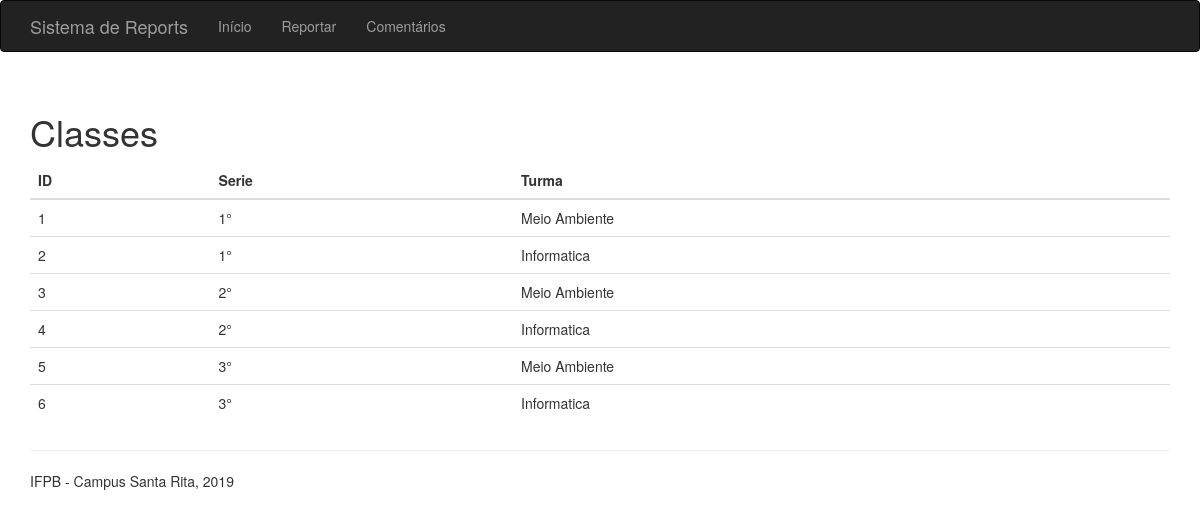
The page / on the database its author committed.
### app.py (models this page shows, shortened)
class Classe(db.Model):
    __tablename__ = 'classes'
    id = db.Column(db.Integer, primary_key=True)
    turma = db.Column(db.String(128), index=True)
    serie = db.Column(db.String(128), index=True)

### app.py (the view)
@app.route("/", methods = ['GET'])
def exibir ():
    return render_template('index.html', classes=Classe.query.all())

### templates/index.html (shortened to what this page needs)
{% extends "base.html" %}
{% import "bootstrap/wtf.html" as wtf %}
{% block page_content %}
<div class="page-header">
    <h1>Classes</h1>
    <table class="table">
      <thead>
        <tr>
          <th scope="col">ID</th>
          <th scope="col">Serie</th>
          <th scope="col">Turma</th>
        </tr>
      </thead>
      <tbody>
          {% for classe in classes %}
            <tr>
              <td>{{ classe.id }}</td>
              <td>{{ classe.serie }}</td>
              <td>{{ classe.turma }}</td>
            </tr>
          {% endfor %}
      </tbody>
    </table>
</div>
{% endblock %}

### rows shown on the page
Classe: id "1", serie "1°", turma "Meio Ambiente"
Classe: id "2", serie "1°", turma "Informatica"
Classe: id "3", serie "2°", turma "Meio Ambiente"
Classe: id "4", serie "2°", turma "Informatica"
Classe: id "5", serie "3°", turma "Meio Ambiente"
Classe: id "6", serie "3°", turma "Informatica"
